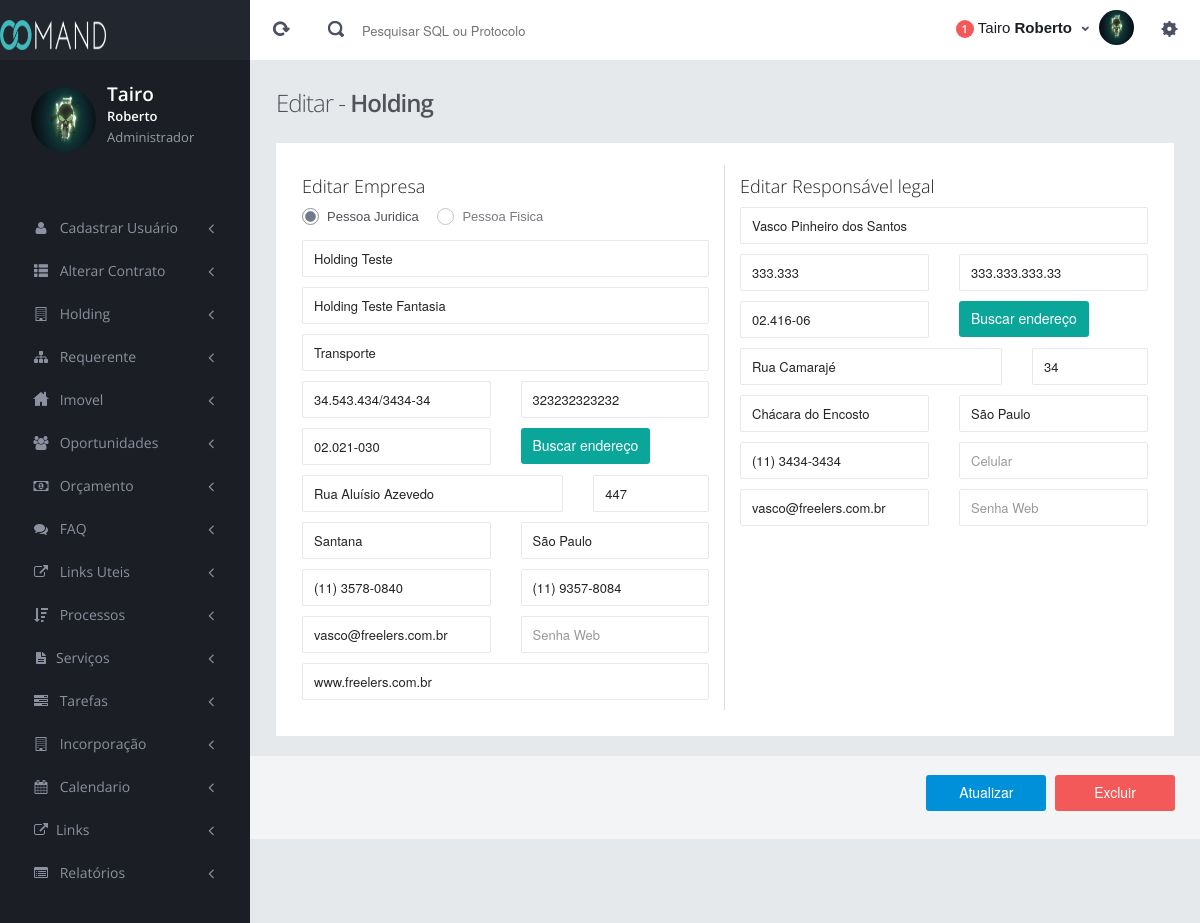
/holding-atualiza.php (signed in), run on an earlier commit of the app's database.
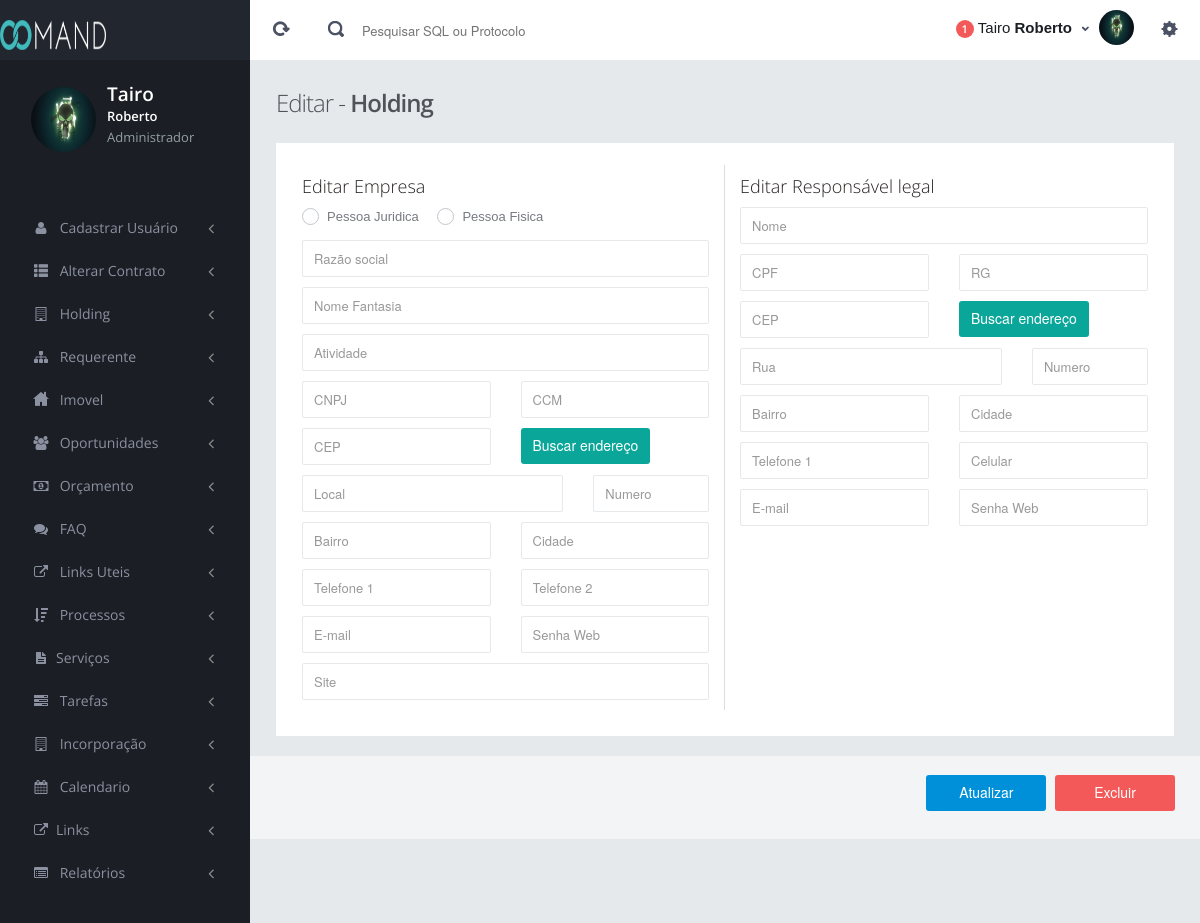
And on a later commit of the database.
### tables this page shows
CREATE TABLE IF NOT EXISTS `CadastroHolding` (
  `IdEmpresa` int(11) NOT NULL,
  `TipoPessoa` varchar(50) NOT NULL,
  `RazaoSocial` varchar(200) NOT NULL,
  `NomeFantasia` varchar(200) NOT NULL,
  `Atividade` varchar(200) NOT NULL,
  `Cnpj` varchar(20) NOT NULL,
  `Ccm` varchar(50) NOT NULL,
  `Cep` varchar(10) NOT NULL,
  `Rua` varchar(100) NOT NULL,
  `Numero` varchar(10) NOT NULL,
  `Bairro` varchar(50) NOT NULL,
  `Cidade` varchar(100) NOT NULL,
  `Telefone1` varchar(14) NOT NULL,
  `Telefone2` varchar(14) NOT NULL,
  `Email` varchar(50) NOT NULL,
  `SenhaWebEmpresa` varchar(50) NOT NULL,
  `SiteEmpresa` varchar(100) NOT NULL,
  `IdResponsavel` int(11) NOT NULL,
  `created_at` timestamp NOT NULL DEFAULT CURRENT_TIMESTAMP ON UPDATE CURRENT_TIMESTAMP
);

CREATE TABLE IF NOT EXISTS `Responsavel` (
  `IdResponsavel` int(11) NOT NULL,
  `Nome` varchar(200) NOT NULL,
  `Cpf` int(11) NOT NULL,
  `Rg` varchar(14) NOT NULL,
  `Cep` varchar(9) NOT NULL,
  `Rua` varchar(200) NOT NULL,
  `Numero` varchar(20) NOT NULL,
  `Bairro` varchar(50) NOT NULL,
  `Cidade` varchar(100) NOT NULL,
  `Telefone` varchar(14) NOT NULL,
  `Celular` varchar(14) NOT NULL,
  `Email` varchar(100) NOT NULL,
  `SenhaWebResponsavel` varchar(50) NOT NULL,
  `created_at` timestamp NOT NULL DEFAULT CURRENT_TIMESTAMP ON UPDATE CURRENT_TIMESTAMP
);

### includes/php/conexao/Conexao.class.php (called while the page is built, shortened)
<?php
   class Conexao {
   private $sql = "";
   function executarQuery(){
      $query = mysql_query($this->sql) or die ($this->mensagem(mysql_error()));
      return $query;
   }
}

### holding-atualiza.php (the view, shortened to what the rows shown need)
<?php
include('includes/php/conexao/Conexao.class.php');
?>
<!DOCTYPE html>
<html>
<head>
<link href="assets/plugins/pace/pace-theme-flash.css" rel="stylesheet" type="text/css" media="screen"/>
<link href="assets/plugins/jquery-slider/css/jquery.sidr.light.css" rel="stylesheet" type="text/css" media="screen"/>
<link href="assets/plugins/boostrapv3/css/bootstrap.min.css" rel="stylesheet" type="text/css"/>
<link href="assets/plugins/boostrapv3/css/bootstrap-theme.min.css" rel="stylesheet" type="text/css"/>
<link href="assets/plugins/font-awesome/css/font-awesome.css" rel="stylesheet" type="text/css"/>
<link href="assets/css/animate.min.css" rel="stylesheet" type="text/css"/>
<link href="assets/css/style.css" rel="stylesheet" type="text/css"/>
<link href="assets/css/responsive.css" rel="stylesheet" type="text/css"/>
<link href="assets/css/custom-icon-set.css" rel="stylesheet" type="text/css"/>
</head>
<body class="" onload="mudaMascaraCnpj();">
  <div class="page-content">
                    <?php
                        $buscarEmpresa = new Conexao();
                        $buscarEmpresa->conectar();
                        $buscarEmpresa->selecionarDB();
                        $buscarResponsavel = new Conexao();
                        $buscarResponsavel->conectar();
                        $buscarResponsavel->selecionarDB();
                        if (isset($_POST['IdHoldingAux'],$_POST['IdResponsavelAux'])) {
                          $IdEmpresa = $_POST['IdHoldingAux'];
                          $IdResponsavel = $_POST['IdResponsavelAux'];
                        }else{
                          $IdEmpresa = 1;
                          $IdResponsavel = 1;
                        }
                        $buscarEmpresa->set('sql',"SELECT  * FROM CadastroHolding
                                                             WHERE IdEmpresa = '$IdEmpresa'");
                        $retornoEmpresa = mysql_fetch_object($buscarEmpresa->executarQuery());
                        $buscarResponsavel->set('sql',"SELECT  * FROM Responsavel
                                                             WHERE IdResponsavel = '$IdResponsavel'");
                        $retornoResponsavel = mysql_fetch_object($buscarResponsavel->executarQuery()); ?>
            <div class="content">
              <div class="row">
                <div class="col-md-12">
                  <div class="grid simple">
                    <div class="grid-body no-border">
                    <form class="form-no-horizontal-spacing" id="formHoldingAtualiza" name="formHoldingAtualiza" method="post" action="includes/php/AtualizaHolding.php">
                      <div class="row column-seperation">
                        <div class="col-md-6">
                          <div class="row form-row">
                            <div class="col-md-12">
                              <input name="RazaoSocial" id="RazaoSocial" type="text"  class="form-control" placeholder="Razão social"
                                  value="<?php echo $retornoEmpresa->RazaoSocial; ?>">
                            </div>
                          </div>
                          <div class="row form-row">
                            <div class="col-md-12">
                              <input name="NomeFantasia" id="NomeFantasia" type="text"  class="form-control" placeholder="Nome Fantasia"
                                  value="<?php echo $retornoEmpresa->NomeFantasia; ?>">
                            </div>
                          </div>
                          <div class="row form-row">
                            <div class="col-md-12">
                              <input name="Atividade" id="Atividade" type="text"  class="form-control" placeholder="Atividade"
                                value="<?php echo $retornoEmpresa->Atividade; ?>">
                            </div>
                          </div>
                          <div class="row form-row">
                            <div class="col-md-6">
                             <input name="Cnpj" id="Cnpj" type="text" maxlength="18" class="form-control" placeholder="CNPJ"
                                value="<?php echo $retornoEmpresa->Cnpj; ?>" >
                            </div>
                            <div class="col-md-6">
                              <input name="Ccm" id="Ccm" type="text"  class="form-control" placeholder="CCM"
                                  value="<?php echo $retornoEmpresa->Ccm; ?>" >
                            </div>
                          </div>
                          <div class="row form-row">
                            <div class="col-md-6">
                              <input name="CepEmpresa" id="CepEmpresa" type="text"  maxlength="10"
                              			onkeypress="return verificaNumeros();" class="form-control" placeholder="CEP"
                                    value="<?php echo $retornoEmpresa->Cep; ?>" >
                            </div>
                          </div>
                          <div class="row form-row">
                            <div class="col-md-8">
                              <input name="RuaEmpresa" id="RuaEmpresa" type="text"  class="form-control" placeholder="Local"
                              value="<?php echo $retornoEmpresa->Rua; ?>">
                            </div>
                            <div class="col-md-4">
                              <input name="NumeroEmpresa" id="NumeroEmpresa" type="text"  class="form-control" placeholder="Numero"
                                  value="<?php echo $retornoEmpresa->Numero; ?>">
                            </div>
                          </div>
                          <div class="row form-row">
                            <div class="col-md-6">
                              <input name="BairroEmpresa" id="BairroEmpresa" type="text"  class="form-control" placeholder="Bairro"
                                    value="<?php echo $retornoEmpresa->Bairro; ?>">
                            </div>
                            <div class="col-md-6">
                              <input name="CidadeEmpresa" id="CidadeEmpresa" type="text"  class="form-control" placeholder="Cidade"
                                  value="<?php echo $retornoEmpresa->Cidade; ?>">
                            </div>
                          </div>
                          <div class="row form-row">
                            <div class="col-md-6">
                              <input name="Telefone1" id="Telefone1" type="text"  class="form-control"
                              			onkeypress="return verificaNumeros();" maxlength="15" placeholder="Telefone 1"
                                    value="<?php echo $retornoEmpresa->Telefone1; ?>">
                            </div>
                            <div class="col-md-6">
                              <input name="Telefone2" id="Telefone2" type="text"  class="form-control"
                              			onkeypress="return verificaNumeros();" placeholder="Telefone 2"
                                        value="<?php echo $retornoEmpresa->Telefone2; ?>">
                            </div>
                          </div>
                          <div class="row form-row">
                            <div class="col-md-6">
                              <input name="EmailEmpresa" id="EmailEmpresa" type="text"  class="form-control" placeholder="E-mail"
                                       value="<?php echo $retornoEmpresa->Email; ?>">
                            </div>
                          </div>
                           <div class="row form-row">
                            <div class="col-md-12">
                              <input name="SiteEmpresa" id="SiteEmpresa" type="text"  class="form-control" placeholder="Site"
                                    value="<?php echo $retornoEmpresa->SiteEmpresa; ?>">
                            </div>
                          </div>
                        </div>
                        <div class="col-md-6">
                          <div class="row form-row">
                            <div class="col-md-12">
                              <input name="NomeResponsavel" id="NomeResponsavel" type="text"  class="form-control" placeholder="Nome"
                                    value="<?php echo $retornoResponsavel->Nome; ?>">
                            </div>
                          </div>
                          <div class="row form-row">
                            <div class="col-md-6">
                              <input name="CpfResponsavel" id="CpfResponsavel" type="text"
                              			onkeypress="return verificaNumeros();" class="form-control" placeholder="CPF"
                                        value="<?php echo $retornoResponsavel->Cpf; ?>">
                            </div>
                            <div class="col-md-6">
                              <input name="RgResponsavel" id="RgResponsavel" type="text"  class="form-control" placeholder="RG "
                                    value="<?php echo $retornoResponsavel->Rg; ?>">
                            </div>
                          </div>
                          <div class="row form-row">
                            <div class="col-md-6">
                              <input name="CepResponsavel" id="CepResponsavel" type="text"  class="form-control" placeholder="CEP"
                                    value="<?php echo $retornoResponsavel->Cep; ?>">
                            </div>
                          </div>
                          <div class="row form-row">
                            <div class="col-md-8">
                              <input name="RuaResponsavel" id="RuaResponsavel" type="text"  class="form-control" placeholder="Rua"
                                    value="<?php echo $retornoResponsavel->Rua; ?>">
                            </div>
                            <div class="col-md-4">
                              <input name="NumeroResponsavel" id="NumeroResponsavel" type="text"  class="form-control" placeholder="Numero"
                                    value="<?php echo $retornoResponsavel->Numero; ?>">
                            </div>
                          </div>
                          <div class="row form-row">
                            <div class="col-md-6">
                              <input name="BairroResponsavel" id="BairroResponsavel" type="text"  class="form-control" placeholder="Bairro"
                                    value="<?php echo $retornoResponsavel->Bairro; ?>">
                            </div>
                            <div class="col-md-6">
                              <input name="CidadeResponsavel" id="CidadeResponsavel" type="text"  class="form-control" placeholder="Cidade"
                                    value="<?php echo $retornoResponsavel->Cidade; ?>">
                            </div>
                          </div>
                          <div class="row form-row">
                            <div class="col-md-6">
                              <input name="TelefoneResponsavel" id="TelefoneResponsavel" type="text"
                              			onkeypress="return verificaNumeros();"  class="form-control" placeholder="Telefone 1"
                                          value="<?php echo $retornoResponsavel->Telefone; ?>">
                            </div>
                          </div>
                          <div class="row form-row">
                            <div class="col-md-6">
                              <input name="EmailResponsavel" id="EmailResponsavel" type="text"  class="form-control" placeholder="E-mail"
                                    value="<?php echo $retornoResponsavel->Email; ?>">
                            </div>
                          </div>
                        </div>
                      </div>
                      </div>
                  </div>
                </div>
              </div>
            </div>
          </div>
</body>
</html>

What changed in the data, as far as the page shows it:
removed cadastroholding: RazaoSocial "Holding Teste", NomeFantasia "Holding Teste Fantasia", Atividade "Transporte", Cnpj "34.543.434/3434-34", Ccm "323232323232", CepEmpresa "02.021-030", RuaEmpresa "Rua Aluísio Azevedo", NumeroEmpresa "447", BairroEmpresa "Santana", CidadeEmpresa "São Paulo", Telefone1 "(11) 3578-0840", Telefone2 "(11) 9357-8084", EmailEmpresa "vasco@freelers.com.br", SiteEmpresa "www.freelers.com.br"
removed responsavel: NomeResponsavel "Vasco Pinheiro dos Santos", CpfResponsavel "333.333", RgResponsavel "333.333.333.33", CepResponsavel "02.416-06", RuaResponsavel "Rua Camarajé", NumeroResponsavel "34", BairroResponsavel "Chácara do Encosto", CidadeResponsavel "São Paulo", TelefoneResponsavel "(11) 3434-3434", EmailResponsavel "vasco@freelers.com.br"
